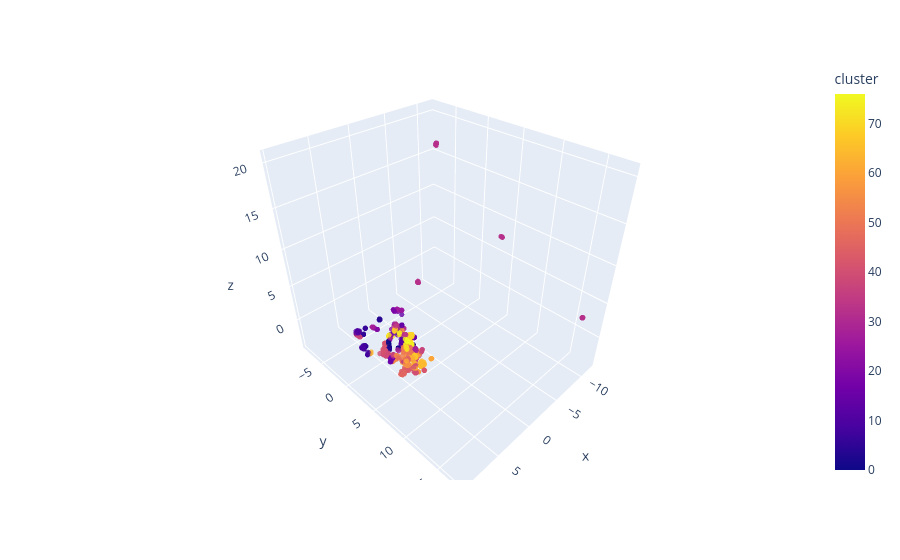

The cell this chart's notebook holds for it:
### Code cell
# Visualized in interactive 3D
df = pd.DataFrame({
    "x": umap_clean[:,0],
    "y": umap_clean[:,1],
    "z": umap_clean[:,2],
    "cluster": labels_clean
})

fig = px.scatter_3d(
    df,
    x="x", y="y", z="z",
    color="cluster",
    opacity=0.8,
)
fig.update_traces(marker=dict(size=3))
fig.show()

### Figure 1 — Plotly figure (JSON) as saved in the notebook; plotly's stock layout.template omitted (floating-point values rounded to 4 significant figures; data arrays with more than 128 entries replaced by an {"elided": "..."} marker saying what was removed)
{"data": [{"hovertemplate": "x=%{x}<br>y=%{y}<br>z=%{z}<br>cluster=%{marker.color}<extra></extra>", "legendgroup": "", "marker": {"color": {"elided": "2043 int values"}, "coloraxis": "coloraxis", "opacity": 0.8, "size": 3, "symbol": "circle"}, "mode": "markers", "name": "", "scene": "scene", "showlegend": false, "type": "scatter3d", "x": {"elided": "2043 float values"}, "y": {"elided": "2043 float values"}, "z": {"elided": "2043 float values"}}], "layout": {"coloraxis": {"colorbar": {"title": {"text": "cluster"}}, "colorscale": [[0, "#0d0887"], [0.1111, "#46039f"], [0.2222, "#7201a8"], [0.3333, "#9c179e"], [0.4444, "#bd3786"], [0.5556, "#d8576b"], [0.6667, "#ed7953"], [0.7778, "#fb9f3a"], [0.8889, "#fdca26"], [1, "#f0f921"]]}, "legend": {"tracegroupgap": 0}, "margin": {"t": 60}, "scene": {"domain": {"x": [0, 1], "y": [0, 1]}, "xaxis": {"title": {"text": "x"}}, "yaxis": {"title": {"text": "y"}}, "zaxis": {"title": {"text": "z"}}}}}
